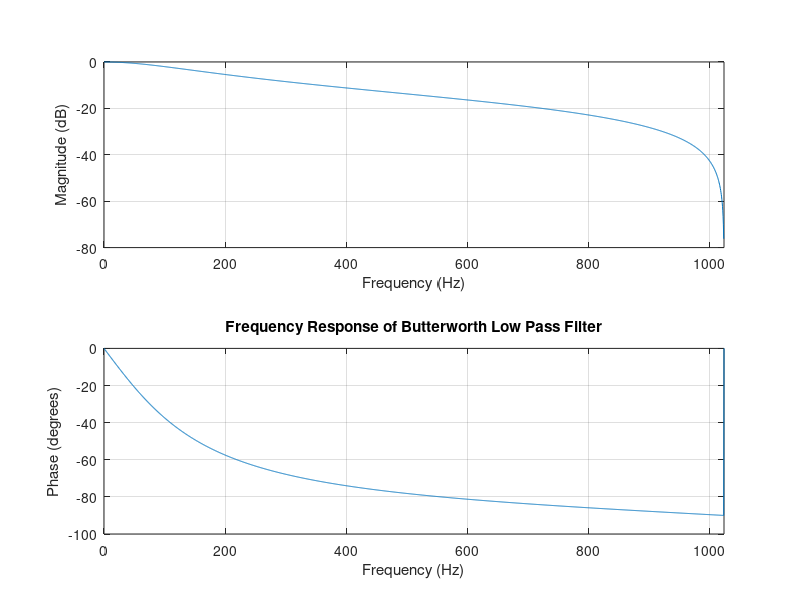

Write the MATLAB code that produced this figure.
clc
clear variables

fsample = 2048;              %Should be atlease twice f to avoid aliasing

%Low Pass filter
fs = 1000;        %in Hz
fp = 100;        %in Hz
as = 30;         %in dB
ap = 2;          %in dB

[n, fc] = buttord(2*fp/fsample, 2*fs/fsample, ap, as);
%n is the order of digital ButterWorth filter
%fc is the cut-off freq of digital ButterWorth filter
%multiplication by 2 is to normalize DT frequency from (0, pi) to (0,1)

[b, a] = butter(n, fc);     %This is to find the transfer function
                            %co-efficients of the LPF
                            
freqz(b, a, fsample, fsample);  
title('Frequency Response of Butterworth Low Pass Filter');